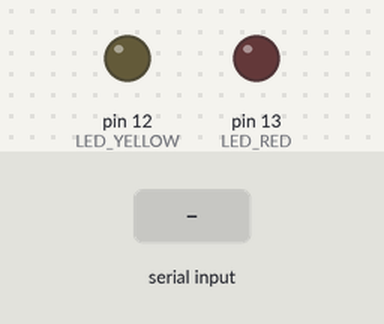
A sketch run on a simulated Arduino Uno, built with avr-gcc and run on an emulated ATmega328P. Shown: output pins drawn as LEDs (lit = HIGH). The test bench sets the inputs (shaded band). What the sketch prints to the serial monitor is not drawn.

Above: at 1.2 s.
1.3 s: "A" received over the second serial link
At 2.5 s:
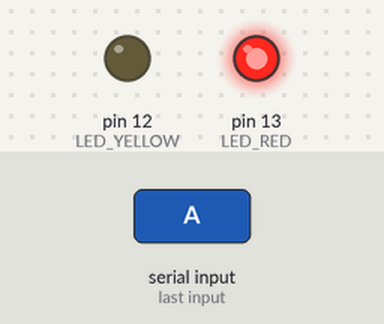
2.8 s: "B" received over the second serial link
At 3.7 s:
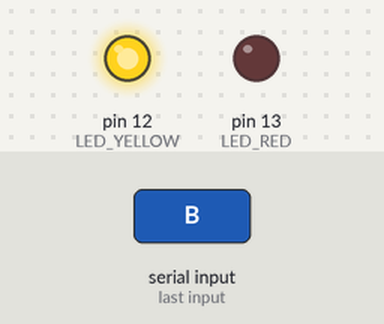
4.3 s: "C" received over the second serial link
At 4.9 s:
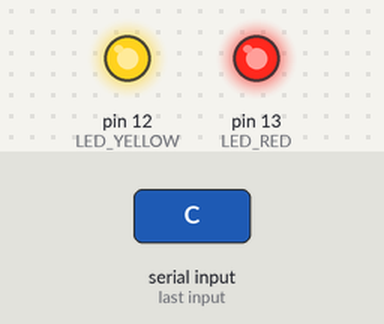
5.8 s: "1" received over the second serial link
At 7.3 s:
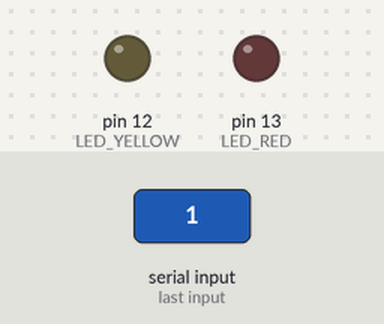
Timing chart, 0 to 8.3 s (numbered marks = the images above; inputs shaded):
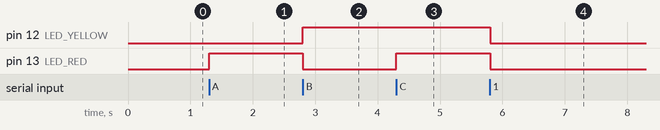

Measured:
- after the input at 1.3 s, pin 13 (LED_RED): LOW → HIGH at once
- after the input at 2.8 s, pin 12 (LED_YELLOW): LOW → HIGH at once; pin 13 (LED_RED): HIGH → LOW at once
- after the input at 4.3 s, pin 13 (LED_RED): LOW → HIGH at once
- after the input at 5.8 s, pin 12 (LED_YELLOW), pin 13 (LED_RED): HIGH → LOW at once

The sketch:

two-led-on-off.ino
```cpp
#include <SoftwareSerial.h>

#define BTtx 2
#define BTrx 3
#define LED_RED 13
#define LED_YELLOW 12

SoftwareSerial BT(BTtx, BTrx);

char data = 'F';

void setup() {
    BT.begin(9600);
    Serial.begin(9600);
    pinMode(LED_RED, OUTPUT);
    pinMode(LED_YELLOW, OUTPUT);
}

void loop() {
    if (BT.available() > 0)
        data = BT.read();

    if (data == 'A') {
        digitalWrite(LED_RED, HIGH);
        digitalWrite(LED_YELLOW, LOW);
        Serial.println("A");
    } else if (data == 'B') {
        digitalWrite(LED_RED, LOW);
        digitalWrite(LED_YELLOW, HIGH);
        Serial.println("B");
    } else if (data == 'C') {
        digitalWrite(LED_RED, HIGH);
        digitalWrite(LED_YELLOW, HIGH);
        Serial.println("C");
    } else {
        digitalWrite(LED_RED, LOW);
        digitalWrite(LED_YELLOW, LOW);
        Serial.println("D");
    }
}
```
